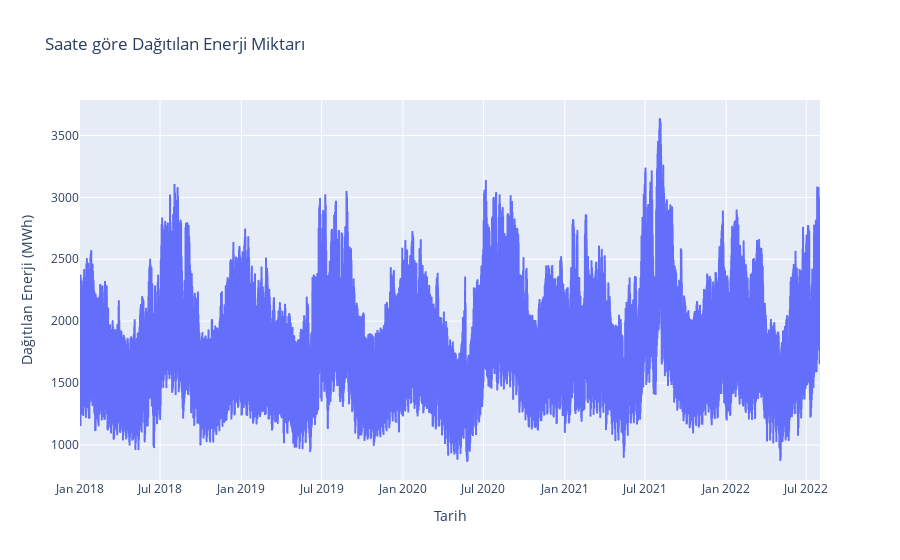

The notebook cell this image was saved under:
### Markdown cell above
Saatlik verilerin incelenmesi

### Code cell
temp = df.iloc[:,:2]

fig = px.line(data_frame=temp,
              x='Tarih', y='Dağıtılan Enerji (MWh)',
              title='Saate göre Dağıtılan Enerji Miktarı')
fig.show()

### Figure 1 — Plotly figure (JSON) as saved in the notebook; plotly's stock layout.template omitted (floating-point values rounded to 4 significant figures; data arrays with more than 128 entries replaced by an {"elided": "..."} marker saying what was removed)
{"data": [{"hovertemplate": "Tarih=%{x}<br>Dağıtılan Enerji (MWh)=%{y}<extra></extra>", "legendgroup": "", "line": {"color": "#636efa", "dash": "solid"}, "marker": {"symbol": "circle"}, "mode": "lines", "name": "", "showlegend": false, "type": "scattergl", "x": {"elided": "40152 str values"}, "xaxis": "x", "y": {"elided": "40152 float values"}, "yaxis": "y"}], "layout": {"legend": {"tracegroupgap": 0}, "title": {"text": "Saate göre Dağıtılan Enerji Miktarı"}, "xaxis": {"anchor": "y", "domain": [0, 1], "title": {"text": "Tarih"}}, "yaxis": {"anchor": "x", "domain": [0, 1], "title": {"text": "Dağıtılan Enerji (MWh)"}}}}
